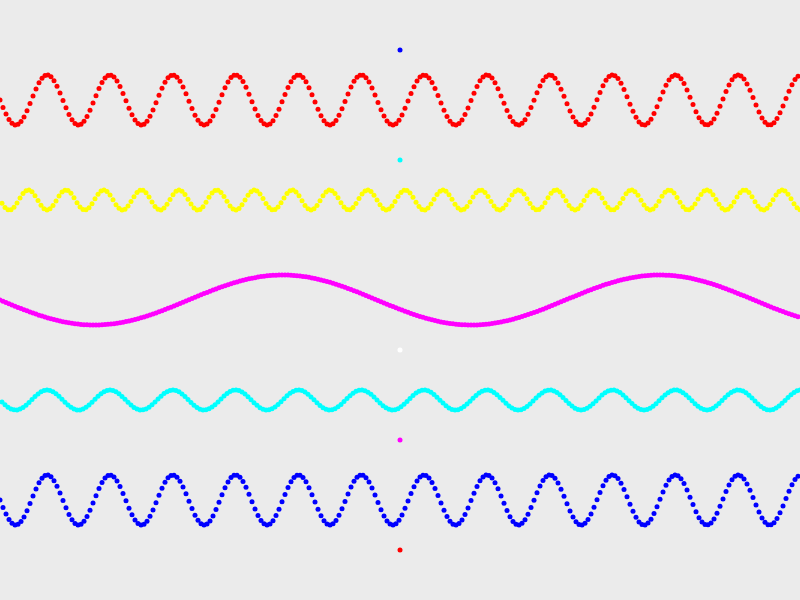
Frame 1 (no input)
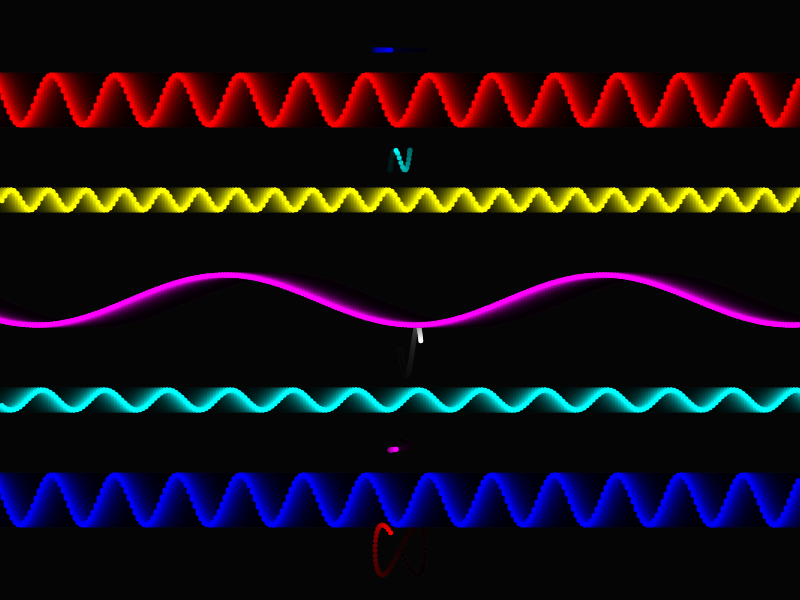
Frame 60 (no input)
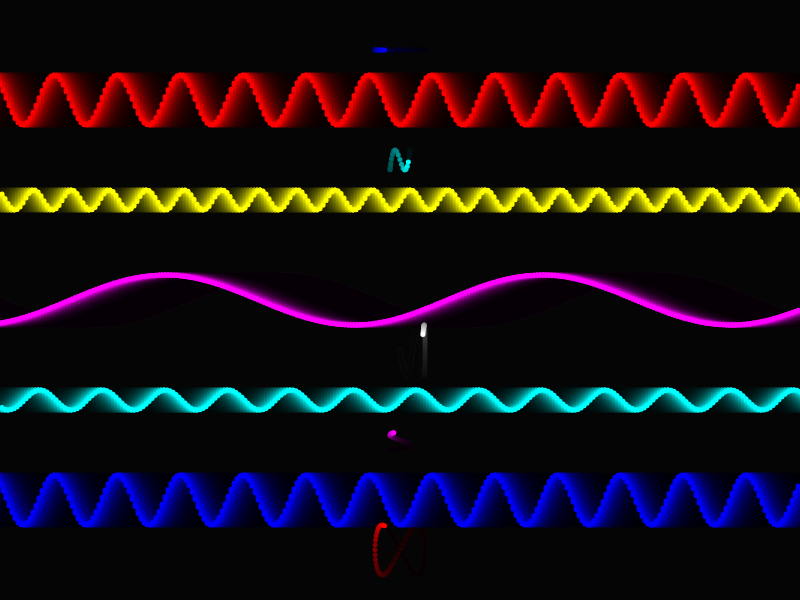
Frame 120 (the mouse pressed at the canvas centre since frame 60)

The p5.js sketch that drew these frames (run headless with seeded random() and noise() and a simulated clock; from frame 60 on, the mouse is pressed at the canvas centre):

// p5.js sketch
// ── sketch.js
let amplitud = 10;
let period;
let periody;
let start = 0;

function setup() {
    createCanvas(800, 600);
}

function draw() {
    period = 10;
    periody = 5;
    background(0,0,0,20);
    stroke(255,255,0);
    strokeWeight(5);

    //Onda 1
    stroke(255,0,0);
    amplitud+=15;
    for(let i=0;i<width;i+=3){
        point(i, height/2-200+amplitud*sin((i+start)/period));
    }
    stroke(0,0,255);
    point(width/2+amplitud*sin((start)/period),height/2-250);

    //Onda 2
    amplitud-=15;
    stroke(255,255,0);
    period = 6;
    periody = 2;
    for(let i=width;i>=0;i-=3){
        point(i, height/2-100+amplitud*sin((i-start)/period));
    }
    stroke(0,255,255);
    point(width/2+amplitud*sin((start)/period),height/2-140+amplitud*sin((start)/periody));

    //Onda 3
    amplitud+=15;
    stroke(255,0,255);
    period = 60;
    periody = 10;
    for(let i=0;i<width;i+=3){
        point(i, height/2+amplitud*sin((i+start)/period));
    }
    stroke(255,255,255);
    point(width/2+amplitud*sin((start)/period),height/2+50+amplitud*sin((start)/periody));

    //Onda 4
    amplitud-=15;
    stroke(0,255,255);
    period = 10;
    periody = 30;
    for(let i=width;i>=0;i-=3){
        point(i, height/2+100+amplitud*sin((i-start)/period));
    }
    stroke(255,0,255);
    point(width/2+amplitud*sin((start)/period),height/2+140+amplitud*sin((start)/periody));

    //Onda 5
    amplitud+=15;
    stroke(0,0,255);
    period = 10;
    periody = 5;
    for(let i=0;i<width;i+=3){
        point(i, height/2+200+amplitud*sin((i+start)/period));
    }
    stroke(255,0,0);
    point(width/2+amplitud*sin((start)/period),height/2+250+amplitud*sin((start)/periody));

    start += 1;
    amplitud-=15;
}
